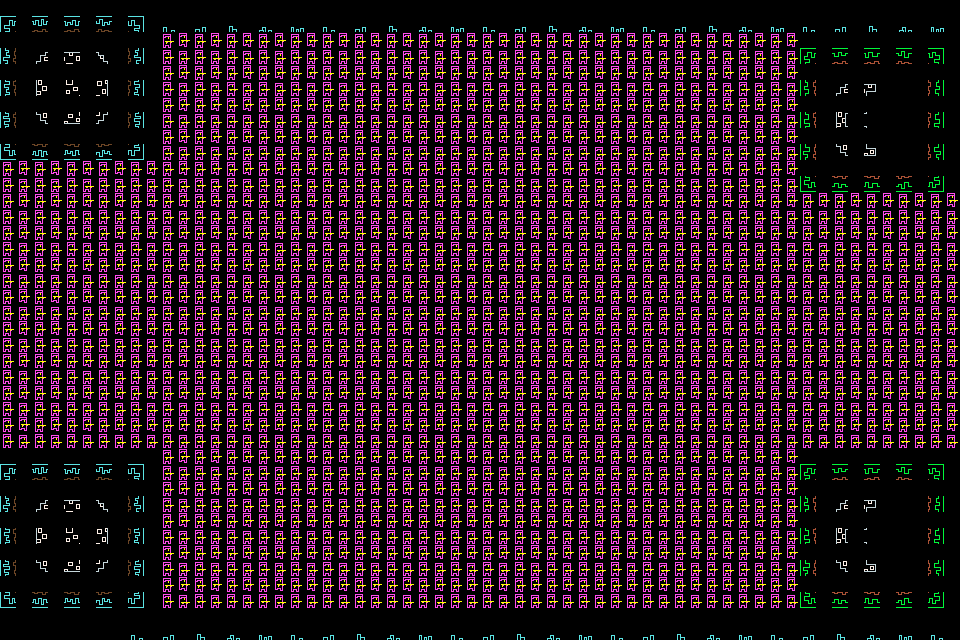

Rendered tile map (Tiled .tmx) drawn with the repository's tilesets; below, a short description and the full map source, tile grids included:
An orthogonal 30x20 tile map with 32x32 px tiles, 1 tile layer (Warstwa Kafelków 1), 2 tilesets.

<map version="1.5" tiledversion="1.5.0" orientation="orthogonal" renderorder="right-down" width="30" height="20" tilewidth="32" tileheight="32" infinite="0" nextlayerid="2" nextobjectid="1">
 <tileset firstgid="1" source="Clean-Full-Retro-Line-Tiles.tsx" />
 <tileset firstgid="481" source="Clean-Retro-Lines-Player.tsx" />
 <layer id="1" name="Warstwa Kafelków 1" width="30" height="20">
  <data encoding="csv">
321,322,323,324,325,443,444,445,446,447,443,444,445,446,447,443,444,445,446,447,443,444,445,446,447,443,444,445,446,447,
341,342,343,344,345,481,481,481,481,481,481,481,481,481,481,481,481,481,481,481,481,481,481,481,481,1,2,3,4,5,
361,362,363,364,365,481,481,481,481,481,481,481,481,481,481,481,481,481,481,481,481,481,481,481,481,21,22,23,24,25,
381,382,383,384,385,481,481,481,481,481,481,481,481,481,481,481,481,481,481,481,481,481,481,481,481,41,42,43,44,45,
401,402,403,404,405,481,481,481,481,481,481,481,481,481,481,481,481,481,481,481,481,481,481,481,481,61,62,63,64,65,
481,481,481,481,481,481,481,481,481,481,481,481,481,481,481,481,481,481,481,481,481,481,481,481,481,81,82,83,84,85,
481,481,481,481,481,481,481,481,481,481,481,481,481,481,481,481,481,481,481,481,481,481,481,481,481,481,481,481,481,481,
481,481,481,481,481,481,481,481,481,481,481,481,481,481,481,481,481,481,481,481,481,481,481,481,481,481,481,481,481,481,
481,481,481,481,481,481,481,481,481,481,481,481,481,481,481,481,481,481,481,481,481,481,481,481,481,481,481,481,481,481,
481,481,481,481,481,481,481,481,481,481,481,481,481,481,481,481,481,481,481,481,481,481,481,481,481,481,481,481,481,481,
481,481,481,481,481,481,481,481,481,481,481,481,481,481,481,481,481,481,481,481,481,481,481,481,481,481,481,481,481,481,
481,481,481,481,481,481,481,481,481,481,481,481,481,481,481,481,481,481,481,481,481,481,481,481,481,481,481,481,481,481,
481,481,481,481,481,481,481,481,481,481,481,481,481,481,481,481,481,481,481,481,481,481,481,481,481,481,481,481,481,481,
481,481,481,481,481,481,481,481,481,481,481,481,481,481,481,481,481,481,481,481,481,481,481,481,481,481,481,481,481,481,
321,322,323,324,325,481,481,481,481,481,481,481,481,481,481,481,481,481,481,481,481,481,481,481,481,1,2,3,4,5,
341,342,343,344,345,481,481,481,481,481,481,481,481,481,481,481,481,481,481,481,481,481,481,481,481,21,22,23,24,25,
361,362,363,364,365,481,481,481,481,481,481,481,481,481,481,481,481,481,481,481,481,481,481,481,481,41,42,43,44,45,
381,382,383,384,385,481,481,481,481,481,481,481,481,481,481,481,481,481,481,481,481,481,481,481,481,61,62,63,64,65,
401,402,403,404,405,481,481,481,481,481,481,481,481,481,481,481,481,481,481,481,481,481,481,481,481,81,82,83,84,85,
0,0,0,0,443,444,445,446,447,443,444,445,446,447,443,444,445,446,447,443,444,445,446,447,443,444,445,446,447,443
</data>
 </layer>
</map>
